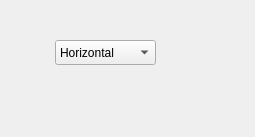
<?xml version="1.0" encoding="UTF-8"?>
<ui version="4.0">
 <class>DialogSobel</class>
 <widget class="QDialog" name="DialogSobel">
  <property name="geometry">
   <rect>
    <x>0</x>
    <y>0</y>
    <width>255</width>
    <height>137</height>
   </rect>
  </property>
  <property name="windowTitle">
   <string>Sobel</string>
  </property>
  <widget class="QComboBox" name="comboBox_mode">
   <property name="geometry">
    <rect>
     <x>55</x>
     <y>40</y>
     <width>101</width>
     <height>25</height>
    </rect>
   </property>
   <item>
    <property name="text">
     <string>Horizontal</string>
    </property>
   </item>
   <item>
    <property name="text">
     <string>Vertical</string>
    </property>
   </item>
   <item>
    <property name="text">
     <string>Mixed</string>
    </property>
   </item>
  </widget>
 </widget>
 <resources/>
 <connections/>
</ui>
